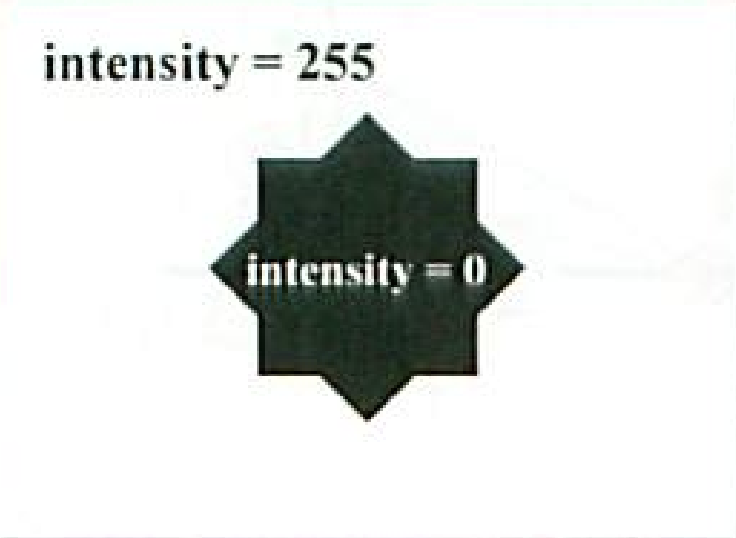
#> input picture Python/練習/a.png, 736 x 538 px
$ python filterling.py
#> lines starting #> are read from the running program, lines starting #| are printed output that depends on the picture
import cv2
import numpy as np
from matplotlib import pyplot as plt

img = cv2.imread('a.png')
#> img is the input picture: shape (538, 736, 3); mean B, G, R 222.1, 223.9, 221.7

# マスク
# 平滑化フィルタ
avg_kernel = np.ones((5,5),np.float32)/25
avg_dst = cv2.filter2D(img,-1,avg_kernel)

 # ちょいうすく
light_kernel = np.array([[1/10, 1/10, 1/10], [1/10, 1/10, 1/10], [1/10, 1/10, 1/10]])
light_dst = cv2.filter2D(img,-1,light_kernel)
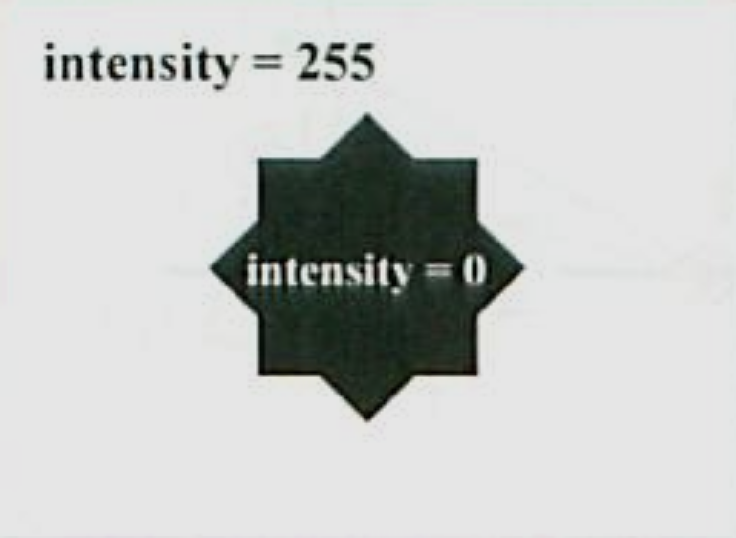
#> light_dst: shape (538, 736, 3); mean B, G, R 200.2, 201.9, 199.8

# 黒くして下側の影のみ残す
under_kernel = np.array([[0, -1, 0], [0, 1, 0], [0, 0, 0]])
under_dst = cv2.filter2D(img,-1,under_kernel)
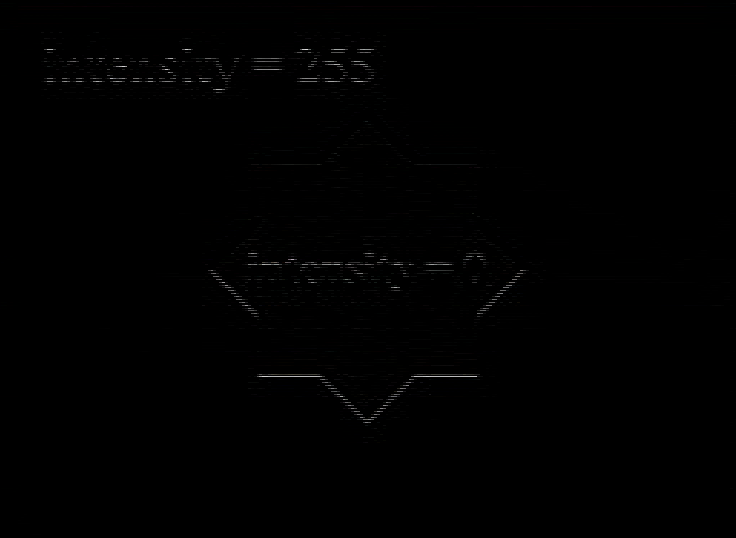
#> under_dst: shape (538, 736, 3); mean B, G, R 0.7, 0.7, 0.7

# 黒くして右下側の影のみ残す
underRight_kernel = np.array([[-1, 0, 0], [0, 1, 0], [0, 0, 0]])
underRight_dst = cv2.filter2D(img,-1,underRight_kernel)


# 黒くして右下側の影のみ残す
Right_kernel = np.array([[0, 0, 0], [0, -1, 1], [0, 0, 0]])
Right_dst = cv2.filter2D(img,-1,Right_kernel)

# 黒くして右下側の影のみ残す
Right2_kernel = np.array([[0, 0, 1], [0, -1, 0], [0, 0, 0]])
Right2_dst = cv2.filter2D(img,-1,Right2_kernel)
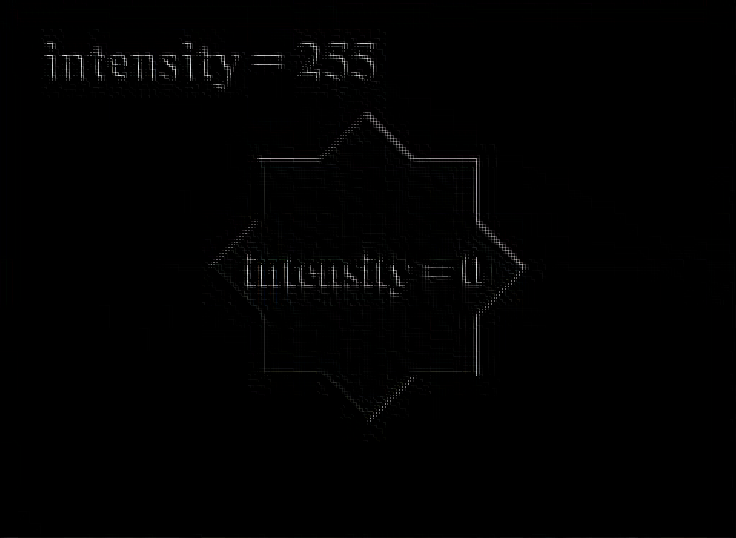
#> Right2_dst: shape (538, 736, 3); mean B, G, R 1.4, 1.4, 1.4

# 黒くして上側の影のみ残す
Up_kernel = np.array([[1/4, 1/2, 1/4], [-1/4, -1/2, -1/4], [0, 0, 0]])
Up_dst = cv2.filter2D(img,-1,Up_kernel)

plt.subplot(421),plt.imshow(img),plt.title('Original')
plt.xticks([]), plt.yticks([])
plt.subplot(422),plt.imshow(avg_dst),plt.title('Averaging')
plt.xticks([]), plt.yticks([])
plt.subplot(423),plt.imshow(light_dst),plt.title('Lighting')
plt.xticks([]), plt.yticks([])
plt.subplot(424),plt.imshow(under_dst),plt.title('Under')
plt.xticks([]), plt.yticks([])
plt.subplot(425),plt.imshow(underRight_dst),plt.title("Under_Right")
plt.xticks([]), plt.yticks([])
plt.subplot(426),plt.imshow(Right_dst),plt.title("Right")
plt.xticks([]), plt.yticks([])
plt.subplot(427),plt.imshow(Right2_dst),plt.title("Up_Right2")
plt.xticks([]), plt.yticks([])
plt.subplot(428),plt.imshow(Up_dst),plt.title("Up")
plt.xticks([]), plt.yticks([])

plt.show()
#> figure, not shown here; B, G, R data is drawn as R, G, B
